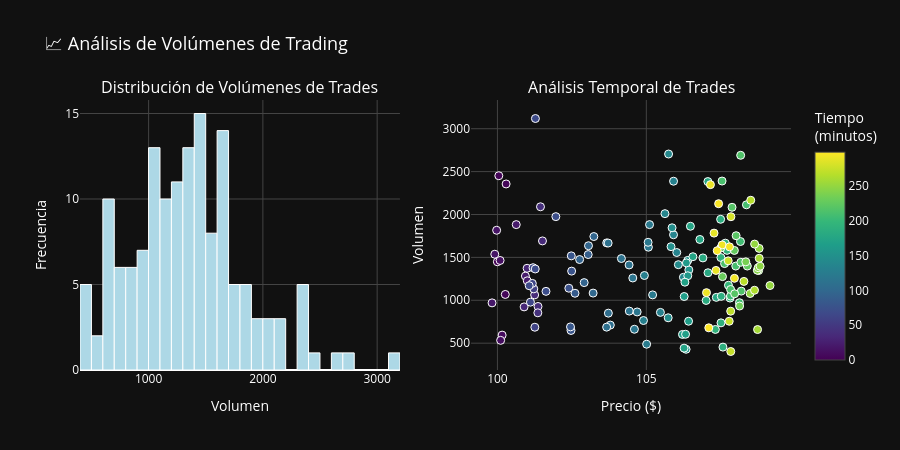

Notebook code for this chart:
### Code cell
# Análisis adicional: Distribución de volúmenes de trades con tema oscuro
if len(trades_data) > 0:
    fig_volume = make_subplots(
        rows=1, cols=2,
        subplot_titles=('Distribución de Volúmenes de Trades', 'Análisis Temporal de Trades'),
    )
    
    # Histograma de volúmenes
    fig_volume.add_trace(
        go.Histogram(x=trades_data['volume'], nbinsx=30, name='Volúmenes', 
                     marker_color='lightblue', marker_line=dict(color='white', width=1)),
        row=1, col=1
    )
    
    # Scatter plot mejorado: Precio vs Volumen con información temporal
    fig_volume.add_trace(
        go.Scatter(x=trades_data['price'], y=trades_data['volume'], 
                   mode='markers',
                   marker=dict(
                       color=trades_data['time'], 
                       colorscale='Viridis',
                       size=8,
                       line=dict(width=1, color='white'),
                       colorbar=dict(
                           title=dict(text="Tiempo<br>(minutos)", font=dict(color='white')),
                           tickfont=dict(color='white')
                       )
                   ),
                   text=[f"Tiempo: {t}<br>Precio: ${p:.2f}<br>Vol: {v:,.0f}<br>Side: {'Buy' if s==1 else 'Sell'}" 
                         for t, p, v, s in zip(trades_data['time'], trades_data['price'], 
                                             trades_data['volume'], trades_data['side'])],
                   hovertemplate='%{text}<extra></extra>',
                   name='Precio vs Volumen'),
        row=1, col=2
    )
    
    # Configuración del layout con tema oscuro
    fig_volume.update_layout(
        title={
            'text': '📈 Análisis de Volúmenes de Trading',
            'font': {'color': 'white', 'size': 18}
        },
        height=450,
        plot_bgcolor='rgb(17, 17, 17)',
        paper_bgcolor='rgb(17, 17, 17)',
        font=dict(color='white'),
        showlegend=False
    )
    
    # Actualizar títulos de subplots con color blanco
    annotations = list(fig_volume.layout.annotations)
    for annotation in annotations:
        annotation.font.color = 'white'
    fig_volume.layout.annotations = annotations
    
    # Actualizar ejes con tema oscuro
    for i in range(1, 3):
        fig_volume.update_xaxes(
            gridcolor='rgb(68, 68, 68)',
            tickfont=dict(color='white'),
            row=1, col=i
        )
        fig_volume.update_yaxes(
            gridcolor='rgb(68, 68, 68)',
            tickfont=dict(color='white'),
            row=1, col=i
        )
    
    # Configurar títulos de ejes con color blanco
    fig_volume.update_xaxes(title_text="Volumen", title_font=dict(color='white'), row=1, col=1)
    fig_volume.update_xaxes(title_text="Precio ($)", title_font=dict(color='white'), row=1, col=2)
    fig_volume.update_yaxes(title_text="Frecuencia", title_font=dict(color='white'), row=1, col=1)
    fig_volume.update_yaxes(title_text="Volumen", title_font=dict(color='white'), row=1, col=2)
    
    fig_volume.show()

# Estadísticas adicionales sobre los trades
if len(trades_data) > 0:
    print("📊 Estadísticas de Trading:")
    print(f"   • Total trades: {len(trades_data):,}")
    print(f"   • Volumen promedio: {trades_data['volume'].mean():,.0f}")
    print(f"   • Volumen mediano: {trades_data['volume'].median():,.0f}")
    print(f"   • Volumen máximo: {trades_data['volume'].max():,.0f}")
    print(f"   • Volumen mínimo: {trades_data['volume'].min():,.0f}")
    print(f"   • Ratio Buy/Sell: {(trades_data['side']==1).sum()}/{(trades_data['side']==-1).sum()}")
    print(f"   • Precio promedio trades: ${trades_data['price'].mean():.2f}")

print("✅ Sección 1 completada: Datos de microestructura generados")
print("🎯 Los datos simulados incluyen:")
print("   • Precio verdadero (random walk con volatilidad variable)")
print("   • Bid/Ask con spread dinámico (0.05% - 0.5%) - VISIBLE en gráfico")
print("   • Mid prices (observables con ruido = spread/2)")
print("   • Trades con volúmenes variables (información ∝ 1/volumen) - VOLUMEN VISIBLE")
print("   • Correlación entre volatilidad y spread")
print("   • Tema oscuro aplicado a todas las visualizaciones")
print("\n📚 Próximo paso: Teoría matemática del filtro de Kalman")

### Figure 1 — Plotly figure (JSON) as saved in the notebook; plotly's stock layout.template omitted (floating-point values rounded to 4 significant figures; data arrays with more than 128 entries replaced by an {"elided": "..."} marker saying what was removed)
{"data": [{"marker": {"color": "lightblue", "line": {"color": "white", "width": 1}}, "name": "Volúmenes", "nbinsx": 30, "type": "histogram", "x": {"elided": "148 int values"}, "xaxis": "x", "yaxis": "y"}, {"hovertemplate": "%{text}<extra></extra>", "marker": {"color": {"elided": "148 int values"}, "colorbar": {"tickfont": {"color": "white"}, "title": {"font": {"color": "white"}, "text": "Tiempo<br>(minutos)"}}, "colorscale": [[0, "#440154"], [0.1111, "#482878"], [0.2222, "#3e4989"], [0.3333, "#31688e"], [0.4444, "#26828e"], [0.5556, "#1f9e89"], [0.6667, "#35b779"], [0.7778, "#6ece58"], [0.8889, "#b5de2b"], [1, "#fde725"]], "line": {"color": "white", "width": 1}, "size": 8}, "mode": "markers", "name": "Precio vs Volumen", "text": {"elided": "148 str values"}, "type": "scatter", "x": {"elided": "148 float values"}, "xaxis": "x2", "y": {"elided": "148 int values"}, "yaxis": "y2"}], "layout": {"annotations": [{"font": {"color": "white", "size": 16}, "showarrow": false, "text": "Distribución de Volúmenes de Trades", "x": 0.225, "xanchor": "center", "xref": "paper", "y": 1, "yanchor": "bottom", "yref": "paper"}, {"font": {"color": "white", "size": 16}, "showarrow": false, "text": "Análisis Temporal de Trades", "x": 0.775, "xanchor": "center", "xref": "paper", "y": 1, "yanchor": "bottom", "yref": "paper"}], "font": {"color": "white"}, "height": 450, "paper_bgcolor": "rgb(17, 17, 17)", "plot_bgcolor": "rgb(17, 17, 17)", "showlegend": false, "title": {"font": {"color": "white", "size": 18}, "text": "📈 Análisis de Volúmenes de Trading"}, "xaxis": {"anchor": "y", "domain": [0, 0.45], "gridcolor": "rgb(68, 68, 68)", "tickfont": {"color": "white"}, "title": {"font": {"color": "white"}, "text": "Volumen"}}, "xaxis2": {"anchor": "y2", "domain": [0.55, 1], "gridcolor": "rgb(68, 68, 68)", "tickfont": {"color": "white"}, "title": {"font": {"color": "white"}, "text": "Precio ($)"}}, "yaxis": {"anchor": "x", "domain": [0, 1], "gridcolor": "rgb(68, 68, 68)", "tickfont": {"color": "white"}, "title": {"font": {"color": "white"}, "text": "Frecuencia"}}, "yaxis2": {"anchor": "x2", "domain": [0, 1], "gridcolor": "rgb(68, 68, 68)", "tickfont": {"color": "white"}, "title": {"font": {"color": "white"}, "text": "Volumen"}}}}
